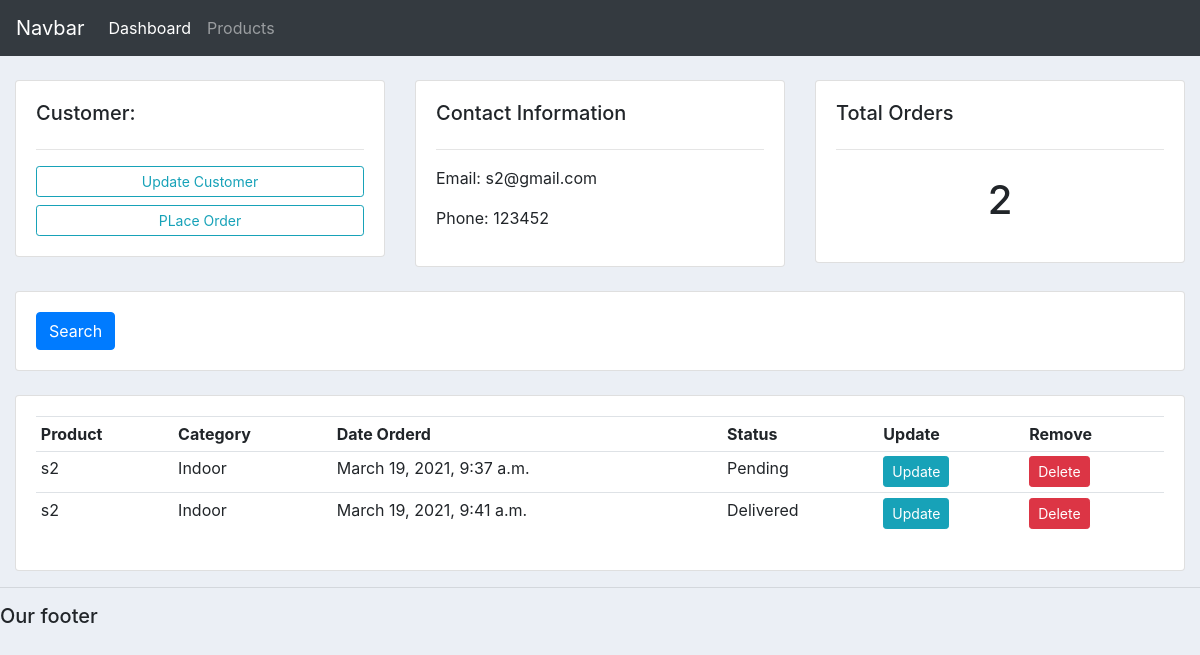
The app's page /customer/2/ with its own data.
### f1/models.py (models this page shows, shortened)
class Customer(models.Model):
	name = models.CharField(max_length=200, null=True)
	phone = models.CharField(max_length=200, null=True)
	email = models.CharField(max_length=200, null=True)
	date_created = models.DateTimeField(auto_now_add=True, null=True)
	def __str__(self):
		return self.name

class Order(models.Model):
	STATUS = (
			('Pending', 'Pending'),
			('Out for delivery', 'Out for delivery'),
			('Delivered', 'Delivered'),
			)
	customer = models.ForeignKey(Customer, null=True, on_delete= models.SET_NULL)
	product = models.ForeignKey(Product, null=True, on_delete= models.SET_NULL)
	date_created = models.DateTimeField(auto_now_add=True, null=True)
	status = models.CharField(max_length=200, null=True, choices=STATUS)

class Product(models.Model):
	CATEGORY = (
			('Indoor', 'Indoor'),
			('Out Door', 'Out Door'),
			)
	name = models.CharField(max_length=200, null=True)
	price = models.FloatField(null=True)
	category = models.CharField(max_length=200, null=True, choices=CATEGORY)
	description = models.CharField(max_length=200, null=True, blank=True)
	date_created = models.DateTimeField(auto_now_add=True, null=True)
	tags = models.ManyToManyField(Tag)

### f1/views.py (the view)
# urls.py: path('customer/<str:pk_test>/',views.customer,name="customer"),
def customer(request, pk_test):
    customer=Customer.objects.get(id=pk_test)
    orders=customer.order_set.all()
    order_count=orders.count()
    context={'customer':customer,'orders':orders}
    return render(request,'crm1/customer.html',context)

### f1/templates/crm1/customer.html
{%  extends 'crm1/main.html' %}
{% block content %}
	<br>
<div class="row">
	<div class="col-md">
		<div class="card card-body">
			<h5>Customer:</h5>
			<hr>
			<a class="btn btn-outline-info  btn-sm btn-block" href="">Update Customer</a>
			<a class="btn btn-outline-info  btn-sm btn-block" href="{% url 'create_order' customer.id %}">PLace Order</a>
		</div>
	</div>
	<div class="col-md">
		<div class="card card-body">
			<h5>Contact Information</h5>
			<hr>
			<p>Email: {{customer.email}}</p>
			<p>Phone: {{customer.phone}}</p>
		</div>
	</div>
	<div class="col-md">
		<div class="card card-body">
			<h5>Total Orders</h5>
			<hr>
			<h1 style="text-align: center;padding: 10px">{{orders.count}}</h1>
		</div>
	</div>
</div>
<br>
<div class="row">
	<div class="col">
		<div class="card card-body">
			<form method="get">
		    <button class="btn btn-primary" type="submit">Search</button>
		  </form>
		</div>
	</div>
</div>
<br>
<div class="row">
	<div class="col-md">
		<div class="card card-body">
			<table class="table table-sm">
				<tr>
					<th>Product</th>
					<th>Category</th>
					<th>Date Orderd</th>
					<th>Status</th>
					<th>Update</th>
					<th>Remove</th>
				</tr>
				{% for order in orders %}
				<tr>
					<td>{{order.customer}}</td>
					<td>{{order.product.category}}</td>
					<td>{{order.date_created}}</td>
					<td>{{order.status}}</td>
					<td><a class="btn btn-sm btn-info" href="">Update</a></td>
					<td><a class="btn btn-sm btn-danger" href="">Delete</a></td>
				</tr>
				{% endfor %}
			</table>
		</div>
	</div>
</div>
{% endblock %}

### static/css/main.css (style rules this page uses)
body { background-color: #ebeff5; }

### records on screen
Customer: email "s2@gmail.com", phone "123452"
Order: customer "s2", product.category "Indoor", date_created "March 19, 2021, 9:37 a.m.", status "Pending"
Order: customer "s2", product.category "Indoor", date_created "March 19, 2021, 9:41 a.m.", status "Delivered"

### other values on screen
{{ orders.count }} "2"
